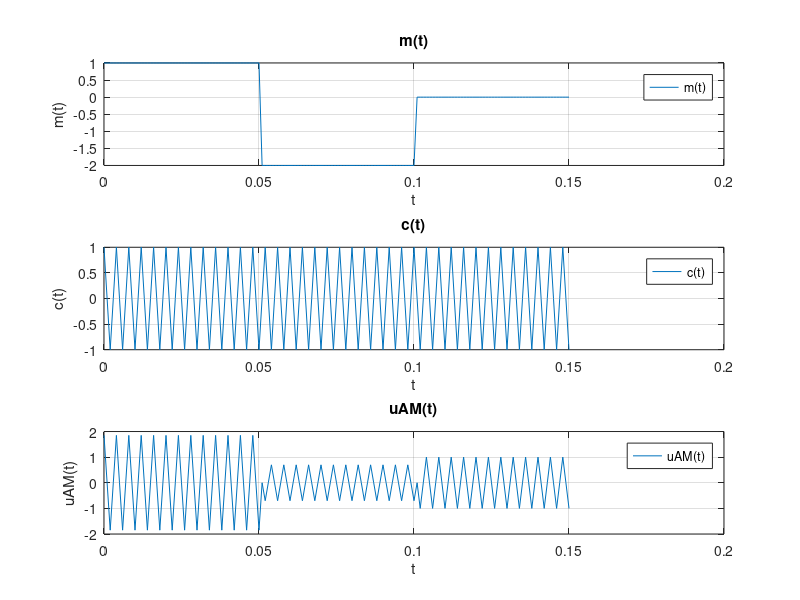

Here is the MATLAB script that generated this plot: (Note: this script raises an error after producing the figure.)
%201500127 Δημήτρης Ορεινός ’σκηση 4.3

clc
clear all

%Αρχικά ορίζουμε το σήμα πληροφορίας m(t),χρησιμοποιώντας τη τεχνική των πολύκλαδων συναρτήσεων,
%όπου ορίζουμε τα κατάλληλα κάθε φορά διανύσματα χρόνου, όλα με σταθερό χρονικό βήμα ts=0,001sec. %
%Το σήμα m(t)ορίζεται ως εξής:m(t)=1 ,για t που ανήκει στο χρονικό διάστημα(ορισμένο ως 
%χρονικό διάνυσμα t1) [0,t0/3],m(t)=-2 ,για t που ανήκει στο χρονικό διάστημα(ορισμένο ως 
%χρονικό διάνυσμα t2) (t0/3,2*t0/3],m(t)=0 ,για t που ανήκει στο χρονικό διάστημα(ορισμένο ως 
%χρονικό διάνυσμα t3) (2*t0/3,t0],
%Ορίζουμε ως σταθερές του προβλήματος τη χρονική σταθερά t0=0,15sec, το 
%χρονικό βήμα(Περίοδος Δειγματοληψίας)ts=0,001sec, τη συχνότητα
%δειγματοληψίας fs=1/ts, το συχνοτικό βήμα df=0,3Hz
%και τη συχνότητα του φορέα fc=250Ηz. Ταυτόχρονα ορίζουμε  και το σήμα του
%φορέα, όπου c(t) =Αc*cos(2*π*fc*t), με Αc=1, το πλάτος του φέροντος κύματος.


t0 = 0.15;
ts = 0.001;
fc = 250;

a=0.85;
snr = 10;
fs = 1/ts;
df = 0.3;

t1=[0:ts:t0/3];

t2=[(t0/3)+ts:ts:2*t0/3];

t3=[(2*t0/3)+ts:ts:t0];


t=[t1 t2 t3];%Ορίζουμε το χρόνο t σαν ένα διάνυσμα χρόνου που έχει προκύψει 
%από σύντμηση των τριών διανυσμάτων χρόνου t1, t2, t3.



m1=ones(1,length(t1));

m2=-2*ones(1,length(t2));

m3=zeros(1,length(t3));

m=[m1 m2 m3];%Κάνουμε σύντημση των διανυσμάτων τιμών του σήματος m(t) για να προκύψει το σήμα πληροφορίας m(t).


c = cos(2*pi*fc.*t);

x=1+a*m;

u1=x.*c;



figure(1);%Μέσω της εντολής figure ανοίγουμε ένα νέο παράθυρο σχεδίασης που το χωρίζουμε σε τρία μέρη.

subplot(3,1,1);

plot(t,m(1:length(t)));%Στο πρώτο παράθυρο σχεδιάζουμε τη γραφική παράσταση του σήματος m(t) 
%σε συνάρτηση με το χρόνο t,
%χρησιμοποιώντας την εντολή plot(x,y),
%όπου σαν ανεξάρτητη μεταβλητή x,θα θεωρήσουμε το χρόνο t(το
%διάνυσμα χρόνου t)και σαν εξαρτημένη μεταβλητή y, τις τιμές του 
%του σήματος m(t) ,για κάθε τιμή του χρόνου t(διάνυσμα χρόνου t).


grid

title('m(t)') , xlabel('t'), ylabel('m(t)'), legend('m(t)')%Με τη χρήση των εντολών ylabel('text')
%, xlabel('text'), legend('text'), title('text'), 
%εισάγουμε κατάλληλους τίτλους αξόνων και γραφήματος, λεζάντα, πλέγμα και
%βαθμολόγηση αξόνων για τo γράφημα  του σήματος πληροφορίας m(t).


subplot(3,1,2);

plot(t,c(1:length(t)));%Στο δεύτερο παράθυρο σχεδιάζουμε τη γραφική παράσταση του σήματος φορέα c(t) 
%σε συνάρτηση με το χρόνο t,
%χρησιμοποιώντας την εντολή plot(x,y),
%όπου σαν ανεξάρτητη μεταβλητή x,θα θεωρήσουμε το χρόνο t(το
%διάνυσμα χρόνου t)και σαν εξαρτημένη μεταβλητή y, τις τιμές του 
%του σήματος του φορέα c(t) , για κάθε τιμή του χρόνου t(διάνυσμα χρόνου t).

grid

title('c(t)') , xlabel('t'), ylabel('c(t)'), legend('c(t)')%Με τη χρήση των εντολών ylabel('text')
%, xlabel('text'), legend('text'), title('text'), 
%εισάγουμε κατάλληλους τίτλους αξόνων και γραφήματος, λεζάντα, πλέγμα και
%βαθμολόγηση αξόνων για τo γράφημα  του σήματος  φορέα c(t).

subplot(3,1,3);

plot(t,u1(1:length(t)));%Στο τρίτο παράθυρο σχεδιάζουμε τη γραφική παράσταση του διαμορφωμένου σήματος διπλής
%πλευρικής ζώνης uAM(t) 
%σε συνάρτηση με το χρόνο t,
%χρησιμοποιώντας την εντολή plot(x,y),
%όπου σαν ανεξάρτητη μεταβλητή x,θα θεωρήσουμε το χρόνο t(το
%διάνυσμα χρόνου t)και σαν εξαρτημένη μεταβλητή y, τις τιμές του 
%του σήματος uAM(t) , για κάθε τιμή του χρόνου t(διάνυσμα χρόνου t).


grid



title('uΑΜ(t)') , xlabel('t'), ylabel('uΑΜ(t)'), legend('uΑΜ(t)')%Με τη χρήση των εντολών ylabel('text')
%, xlabel('text'), legend('text'), title('text'), 
%εισάγουμε κατάλληλους τίτλους αξόνων και γραφήματος, λεζάντα, πλέγμα και
%βαθμολόγηση αξόνων για τo γράφημα του  διαμορφωμένου κατά πλάτος σήματος uΑΜ(t).

pause(0);

%Με τη χρήση της βοηθητικής συνάρτησης [M,m,df]=fftseq(m,ts,df) και
%παράλληλα από τον γνωστό ορισμό του μετασχηματισμού Fourier 
%για τα συνεχή σήματα, δηλαδή το ολοκλήρωμα από το 0 εώς το t0(Όλα τα
%σήματα m(t), c(t) και uAM(t) τα ορίσαμε στο διάστημα [0,t0]) γινομένου του εκάστοτε σήματος με
%τον εκθετικό όρο e^(-j*2*π*f*t).
%υπολογίζουμε αναλυτικά,αλλά και μέσω των παρακάτω γραμμών κώδικα τους μετασχηματισμούς
%Fourier των σημάτων m(t), c(t) και UDSB(t).Τελικά θα προκύψει το ίδιο
%αποτέλεσμα και με τους δύο τρόπους για κάθε σήμα, δηλαδή: 

%M(j*2*π*f)=(t0/3)*e^(-j*π*f*t0/3)*sinc(t0*f/3)-2*(t0/3)*e^(-j*π*f*t0)*sinc(t0*f/3),
%όπου  για t0=0,15sec, θα έχουμε ότι
%Μ(j*2*π*f)=(0,05)*(1-2*e^(-0,1*π*f))*e^(-j*π*0,05*f)*sinc(0,05*f).

%Για συχνότητα φορέα fc=250Hz

%C(j*2*π*f)=0,5*(δ(f+250)+δ(f-250)), δηλαδή το άθροισμα δύο συναρτήσεων δέλτα που
%προσεγγίζονται από στενούς παλμούς,με τη συγκεκριμένη συνάρτηση, να
%"ακουμπάει"(δηλαδή να αρχίσει και να σταματήσει να παίρνει τιμές) τόσο η θετική, όσο και η
%αρνητική συχνοτική συνιστώσα της, στη συχνότητες |f|=200Hz και |f|=300Hz .
%Αυτή η συνάρτηση(θετική και αρνητική συχνοτική συνιστώσα) θα πάρει τη μέγιστη τιμή της 
%που είναι ίση με 0,5, για |fc|=250Hz.

%Ο τύπος UAM(j*2*π*f)=(Ac/2)*[α*M(f-fc)+α*M(f+fc)+δ(f-fc)+δ(f+fc)],υπάρχει στη σελίδα 31 
%του εργαστηριακού οδηγού. Τελικά προκύπτει
%UAM(j*2*π*f)=0,5*[δ(f-250)+δ(f+250)]+0,02125*[(1-2*e^(-0,1*π*(f-250)))*e^(-j*π*0,05*(f-250))*sinc(0,05*(f-250))+
%1-2*e^(-0,1*π*(f+250)))*e^(-j*π*0,05*(f+250))*sinc(0,05*(f+250))].

[M,m,df1]=fftseq(m,ts,df);


M = M/fs;

[U,u1,df1] = fftseq(u1,ts,df);

U = U/fs;


[C,c,df1] = fftseq(c,ts,df);

C=C/fs;

f = [0:df1:df1*(length(m)-1)]-fs/2;%Ορίζουμε κατάλληλο "κεντραρισμένο διάστημα συχνοτήτων στο 0, ώστε αργότερα 
%να σχεδιάσουμε τα φάσματα των σημάτων m(t),c(t) και uΑΜ(t)



figure(2);%Μέσω της εντολής figure ανοίγουμε ένα νέο παράθυρο σχεδίασης που το χωρίζουμε σε τρία μέρη





subplot(3,1,1);

plot(f,abs(fftshift(M)));%Στο πρώτο παράθυρο σχεδιάζουμε τη γραφική παράσταση του σήματος του φορέα
%c(t) σε συνάρτηση με τη συχνότητα f ,
%χρησιμοποιώντας την εντολή plot(x,y),
%όπου σαν ανεξάρτητη μεταβλητή x,θα θεωρήσουμε τη συχνότητα f("κεντραρισμένο" διάνυσμα συχνοτήτων f στο μηδέν)
%και σαν εξαρτημένη μεταβλητή y, τις τιμές του 
%του σήματος πληροφορίας m(t) ,για κάθε τιμή της συχνότητας f("κεντραρισμένο" διάνυσμα συχνοτήτων f στο μηδέν)


grid

title('M(j*2*π*f)') , xlabel('f'), ylabel('M(j*2*π*f)'), legend('M(j*2*π*f)')
%Με τη χρήση των εντολών ylabel('text')
%, xlabel('text'), legend('text'), title('text'), 
%εισάγουμε κατάλληλους τίτλους αξόνων και γραφήματος, λεζάντα, πλέγμα και
%βαθμολόγηση αξόνων για τo φάσμα του μέτρου του "κεντραρισμένου" στο μηδέν
%Μετασχηματισμού Fourier FFT του σήματος πληροφορίας m(t).

subplot(3,1,2);

plot(f,abs(fftshift(C)));

grid

title('C(j*2*π*f)') , xlabel('f'), ylabel('C(j*2*π*f)'), legend('C(j*2*π*f)')
%Με τη χρήση των εντολών ylabel('text')
%, xlabel('text'), legend('text'), title('text'), 
%εισάγουμε κατάλληλους τίτλους αξόνων και γραφήματος, λεζάντα, πλέγμα και
%βαθμολόγηση αξόνων για τo γράφημα του μέτρου του "κεντραρισμένου"
%Μετασχηματισμού Fourier FFT του σήματος του φορέα c(t).






subplot(3,1,3);


plot(f,abs(fftshift(U)));



title('UΑΜ(j*2*π*f)') , xlabel('f'), ylabel('UΑΜ(j*2*π*f)'), legend('UΑΜ(j*2*π*f)')
%Με τη χρήση των εντολών ylabel('text')
%,xlabel('text'), legend('text'), title('text'), 
%εισάγουμε κατάλληλους τίτλους αξόνων και γραφήματος, λεζάντα, πλέγμα και
%βαθμολόγηση αξόνων για τo φάσμα του διαμορφωμένου κατά πλάτος σήματος uAM(t).


grid


pause(0);

%Έπειτα υπολογίζουμε θεωρητικά την ισχύ του διαμορφωμένου  σήματος uAM(t), αν
%θεωρήσουμε ότι το  m(t) είναι περιοδικό με περίοδο Τ=t0.Ισχύει από τη
%θεωρία ότι Pu=Pm/2=0,83, όπου Pm=1,67 η μέση ισχύς του σήματος πληροφορίας
%m(t) που υπολογίζεται από το ολοκλήρωμα της συνάρτησης m(t)^2 στο χρόνο από 0 εώς 2*t0/3,
%διαιρούμενο με τη περίοδο του σήματος που είναι ίση με τη χρονική σταθερά
%t0.Έπειτα από τη σχέση PΑΜ=((Ac)^2)/2*[1+(a^2)*Pm+((2*α)/Τ)*mean(m(t))], όπου τελικά PAM=0,82 
%Επίσης η Pm μπορεί θεωρητικά να προκύψει και από τη σχέση
%PΑΜ=((Ac)^2)/2*[1+(a^2)*Pm+((2*α)/Τ)*mean(m(t))], όπου mean(m(t))=-α/3 και α=0,85, η
%μέση τιμή του σήματος m(t), δηλαδή το ολοκλήρωμα της συνάρτησης m(t) στο
%χρόνο από 0 εώς 2*t0/3, εφόσον υπολογίσουμε τη PAM μέσω της βοηθητικής
%συνάρτησης spower(x), 

%Αν υπολογίσουμε την ίδια ισχύ (PAM) με τη χρήση της βοηθητικής συνάρτησης που
%ορίσαμε παρακάτω, τότε διαπιστώνουμε πώς προέκυψε σχεδόν η ίδια ισχύς ίση
%με Pu=0,8360 με ελάχιστη απόκλιση από τη θεωρητική τιμή Pu που υπολογίσαμε
%παραπάνω.

%Επίσης η απόδοση του συστήματος, δηλαδή η σχέση: 
%n=(ωφέλιμη ισχύς(μέση ισχύς που μεταφέρει πληροφορία))/(συνολική ισχύς που
%εκπέμπεται από το
%σύστημα)=((α^2)*Pm+((2*α)/Τ)*mean(m(t)]*(Αc^2/2)/((Αc^2/2)*[1+α^2*Pm+((2*α)/Τ)*mean(m(t)),
%με τα θεωρητικά δεδομένα που προκύπτουν για τις τιμές έχουμε για τις ισχύς
%Pm και PAM, προκύπτει ότι n=0,3902.
%Με τα δεδομένα όμως που προκύπτουν από τον παρακάτω κώδικα,προκύπτει ότι
%n=0.4019, δηλαδή σχεδόν το ίδιο αποτέλεσμα με το θεωρητικό με ελάχιστη
%απόκλιση.
%Ουσιαστικά η τιμή της απόδοσης του συστήματος είναι αρκετά μακριά από τη
%μονάδα, αλλά ούτε και πολύ κοντά στο μηδέν, άρα η ισχύς του σήματος που
%δεν μεταφέρει πληροφορία είναι αισθητά, αλλά όχι πολύ μεγαλύτερη από την
%ισχύ που περιέχει το σήμα πληροφορίας m(t) και άρα το συγκεκριμένο σύστημα δεν είναι το
%πιο αποδοτικό όσον αφορά τη κατανάλωση ενέργειας.

%Έτσι με τη βοήθεια της απόδοσης και την ισχύ PR=PAM του διαμορφωμένου σήματος στο δέκτη  που υπολογίσαμε πριν, 
%υπολογίζουμε την ισχύ του θορύβουστον δέκτη PN με τη χρήση του λόγου σήματος 
%προς θόρυβο στον δέκτη SNR=log2(PR/PN)=n*PR/PN,όπου τελικά PN=0,082
%και χρησιμοποιούμε τη τιμή της ισχύος του θορύβου που βρήκαμε για να
%λάβουμε τη τετραγωνική της ρίζα και τη πολλαπλασιάζουμε με κάποια τυχαία κατανομή 
%για να δημιουργήσουμε τη συνάρτηση του θορύβου, που θα προστεθεί στην αρχική συνάρτηση 
%του διαμορφωμένου σήματος uDSB(t).Με ελάχιστη απόκλιση θα προκύψει το ίδιο
%αποτέλεσμα PN=0,0836 για το θόρυβο που προστίθεται στο διαμορφωμένο σήμα uDSB(t),αν
%θέσουμε ως ισχύ PR=0,8360, δηλαδή την ισχύ που υπολογίσαμε με τη χρήση της βοηθητικής
%συνάρτησης p=spower(x).


signal_power3=spower(u1(1:length(t)));

signal_power_m=(2*(signal_power3)+2*(a/3)-1)/(a^2);

k=signal_power_m/2;

n=((a^2)*(k)-a/3)/signal_power3;

snr_lin = 10^(snr/10);

noise_power = (n*signal_power_m)/snr_lin;


noise_std = sqrt(noise_power);


noise = noise_std*randn(1,length(u1));


[N,noise,df1]=fftseq(noise,ts,df);

r = u1 + noise;

[R,r,df1]=fftseq(r,ts,df);

R = R/fs;


figure(3);%Μέσω της εντολής figure ανοίγουμε ένα νέο παράθυρο σχεδίασης που το χωρίζουμε σε δύο μέρη.

subplot(2,1,1);

plot(t,noise(1:length(t)))%Στο πρώτο παράθυρο σχεδιάζουμε τη γραφική παράσταση του σήματος θορύβου  
%σε συνάρτηση με το χρόνο t,
%χρησιμοποιώντας την εντολή plot(x,y),
%όπου σαν ανεξάρτητη μεταβλητή x,θα θεωρήσουμε το χρόνο t(το
%διάνυσμα χρόνου t)και σαν εξαρτημένη μεταβλητή y, τις τιμές του 
%του σήματος θορύβου ,για κάθε τιμή του χρόνου t(διάνυσμα χρόνου t).


title('noise(t)') , xlabel('t'), ylabel('noise(t)'), legend('noise(t)')%Με τη χρήση των εντολών ylabel('text')
%, xlabel('text'), legend('text'), title('text'), 
%εισάγουμε κατάλληλους τίτλους αξόνων και γραφήματος, λεζάντα, πλέγμα και
%βαθμολόγηση αξόνων για τo γράφημα  του σήματος  θορύβου.

grid


subplot(2,1,2);

plot(t,r(1:length(t))); %Στο δεύτερο παράθυρο σχεδιάζουμε τη γραφική παράσταση του διαμορφωμένου σήματος 
%κατά πλάτος(ΑΜ) που του 
%έχει προστεθεί θορύβος σε συνάρτηση με το χρόνο t,
%χρησιμοποιώντας την εντολή plot(x,y),
%όπου σαν ανεξάρτητη μεταβλητή x,θα θεωρήσουμε το χρόνο t(το
%διάνυσμα χρόνου t)και σαν εξαρτημένη μεταβλητή y, τις τιμές του 
%του σήματος uΑΜ(t) που του έχει προστεθεί θορύβος ,για κάθε τιμή του χρόνου t(διάνυσμα χρόνου t).


grid

title('r(t)') , xlabel('t'), ylabel('r(t)'), legend('r(t)')%Με τη χρήση των εντολών ylabel('text')
%, xlabel('text'), legend('text'), title('text'), 
%εισάγουμε κατάλληλους τίτλους αξόνων και γραφήματος, λεζάντα, πλέγμα και
%βαθμολόγηση αξόνων για τo γράφημα του σήματος r(t) που προκύπτει από το άθροισμα του αρχικού 
%διαμορφωμένου uAM(t) και του θορύβου που υπολογίσαμε προηγουμένως.



pause(0);


figure(4);%Μέσω της εντολής figure ανοίγουμε ένα νέο παράθυρο σχεδίασης που το χωρίζουμε σε δύο μέρη.


subplot(2,1,1);

plot(f,abs(fftshift(U)));%Στο πρώτο παράθυρο σχεδιάζουμε τη γραφική παράσταση του διαμορφωμένου σήματος 
%κατά διαμόρφωση διπλής πλευρικής ζώνης(DSB)
%σε συνάρτηση με τη συχνότητα f ,
%χρησιμοποιώντας την εντολή plot(x,y),
%όπου σαν ανεξάρτητη μεταβλητή x,θα θεωρήσουμε τη συχνότητα f("κεντραρισμένο" διάνυσμα συχνοτήτων f στο μηδέν)
%και σαν εξαρτημένη μεταβλητή y, τις τιμές του μέτρου του "κεντραρισμένου" στο μηδέν
%Μετασχηματισμού Fourier FFT 
%του σήματος uAM(t) ,για κάθε τιμή της συχνότητας f("κεντραρισμένο"
%διάνυσμα συχνοτήτων f στο μηδέν).

grid


title('UΑΜ(j*2*π*f)') , xlabel('f'), ylabel('UΑΜ(j*2*π*f)'), legend('UΑΜ(j*2*π*f)')
%Με τη χρήση των εντολών ylabel('text')
%,xlabel('text'), legend('text'), title('text'), 
%εισάγουμε κατάλληλους τίτλους αξόνων και γραφήματος, λεζάντα, πλέγμα και
%βαθμολόγηση αξόνων για τo φάσμα του διαμορφωμένου κατά πλάτος σήματος uΑΜ(t).





subplot(2,1,2);



plot(f,abs(fftshift(R)));
%Στο δεύτερο παράθυρο σχεδιάζουμε τη γραφική παράσταση του σήματος r(t)που προκύπτει από το
%άθροισμα του διαμορφωμένου σήματος 
%κατά πλάτος (ΑΜ) και του σήματος θορύβου που
%υπολογίσαμε σε συνάρτηση με τη συχνότητα f ,χρησιμοποιώντας την εντολή plot(x,y),
%όπου σαν ανεξάρτητη μεταβλητή x,θα θεωρήσουμε τη συχνότητα f("κεντραρισμένο" διάνυσμα συχνοτήτων f στο μηδέν)
%και σαν εξαρτημένη μεταβλητή y, τις τιμές μέτρου του "κεντραρισμένου" στο μηδέν
%Μετασχηματισμού Fourier FFT του σήματος 
%του σήματος uΑΜ(t) ,για κάθε τιμή της συχνότητας f("κεντραρισμένο"
%διάνυσμα συχνοτήτων f στο μηδέν).


grid

title('R(j*2*π*f)') , xlabel('f'), ylabel('R(j*2*π*f)'), legend('R(j*2*π*f)')
%Με τη χρήση των εντολών ylabel('text')
%,xlabel('text'), legend('text'), title('text'), 
%εισάγουμε κατάλληλους τίτλους αξόνων και γραφήματος, λεζάντα, πλέγμα και
%βαθμολόγηση αξόνων για τo φάσμα του σήματος που αποτελεί άθροισμα του σήματος θορύβου που βρήκαμε
%προηγουμένως και του διαμορφωμένου κατά πλάτος uΑΜ(t).



pause(0);



%Εδώ δημιουργήσαμε τη βοηθητική συνάρτηση για τον υπολογισμό του
%Μετασχηματισμού Fourier του εκάστοτε συνεχούς σήματος που χρειάζεται.

function[M,m,df]=fftseq(m,ts,df)
fs=1/ts;

if(nargin==2)

    n1 = 0;

else
    
    n1 = fs/df;
end

n2 = length(m);


n = 2^(max(nextpow2(n1),nextpow2(n2)));


M = fft(m,n);


m = [m,zeros(1,n-n2)];


df = fs/n;

end



function p=spower(x)%Εδώ δημιουργήσαμε τη βοηθητική συνάρτηση για τον υπολογισμό της
%ισχύος του εκάστοτε συνεχούς σήματος που χρειάζεται.


p = (norm(x)^2)/length(x);

end
